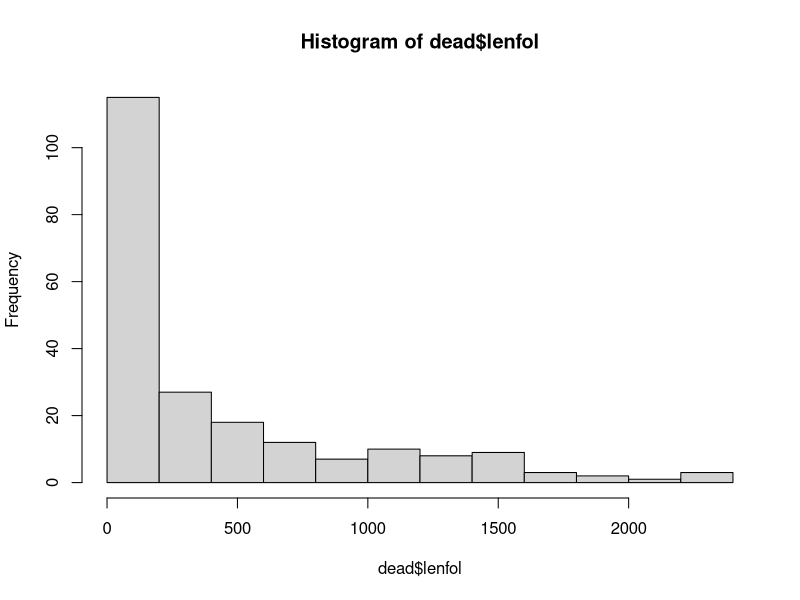
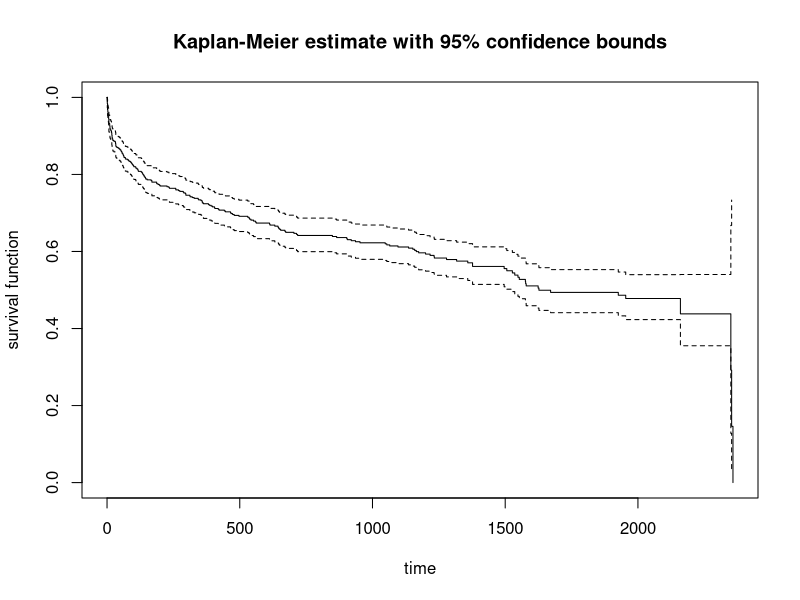

The R source for these figures, in order:
library(dplyr)
library(ggplot2)
library(survival)
library(readr)

#setwd("~/Desktop/BUF_DataScience/2_tidydata_survival_analysis/whas500")
df <- read_csv("whas500.csv")

summary(df$lenfol)

dead <- df[df$fstat>0,]
hist(dead$lenfol, bins=20)



time_of_event <- df$lenfol
event <- df$fstat
time <- seq(0,2500,100)

srv <-Surv(time = time_of_event,event =event)

my.fit <- survfit(srv ~ 1)
plot(my.fit, main="Kaplan-Meier estimate with 95% confidence bounds", xlab="time", ylab="survival function")

#stratify Congestive Heart Complications
srv_w <- Surv(time = time_of_event[df$chf==1],event =event[df$chf==1])

srv_wo <-Surv(time = time_of_event[df$chf!=1],event =event[df$chf!=1])


new.srv <-Surv(time = time_of_event,event =event)

cph <- coxph( new.srv ~ (fstat + lenfol + bmi+ age),data=df)

